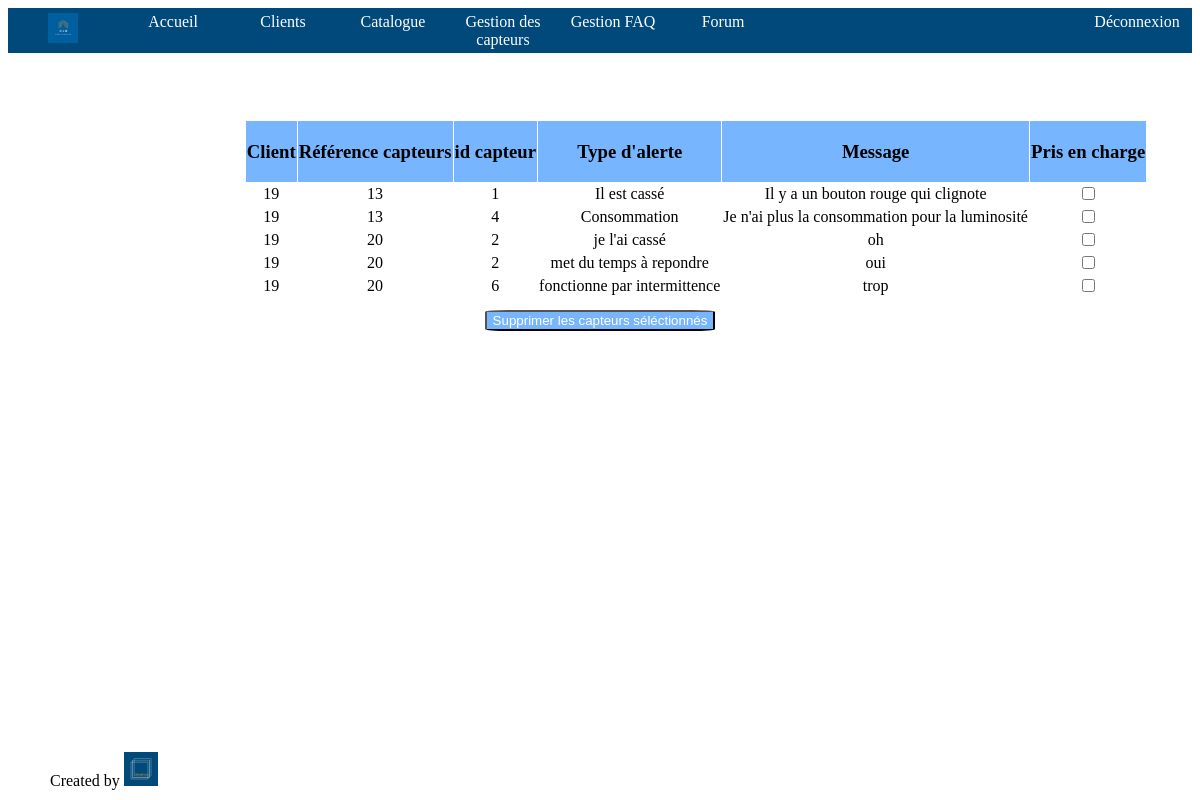
/indexAdmin.php?action=sensorsGestion (signed in), run on the app's committed database.
### tables this page shows
CREATE TABLE `alerte` (
  `idAlert` int(255) NOT NULL,
  `idCapteur` int(255) NOT NULL,
  `idRoom` int(255) NOT NULL,
  `typeAlerte` varchar(1000) NOT NULL,
  `message` text NOT NULL
);

CREATE TABLE `capteur` (
  `idCapteur` int(11) NOT NULL,
  `idRoom` int(11) NOT NULL,
  `consommation` int(11) NOT NULL,
  `type` varchar(255) NOT NULL,
  `idProduit` int(11) NOT NULL
);

### controllers/controllerAdmin.php (called while the page is built, shortened)
<?php
require "models/modelAdmin.php";
function sensorsGestion(){
    $clients[] = Array();
    $idCapteurs[] = Array();
    $typeAlertes[] = Array();
    $idAlertes[] = Array();
    $idProducts[] = Array();
    $messages[] = Array();
    $sensorsGs = getSensorsGestionList()->fetchAll();
    foreach ($sensorsGs as $sensorsG) {
        $idCapteurs[] = $sensorsG['idCapteur'];
        $typeAlertes[] = $sensorsG['typeAlerte'];
        $messages[] = $sensorsG['message'];
        $idAlertes[] = $sensorsG['idAlert'];
        $idRoom=$sensorsG['idRoom'];
        $typeProduit= getIdProduct($sensorsG['idCapteur']) -> fetchAll();
        foreach ($typeProduit as $t) {
            $idProducts[] = $t['idProduit'];
        }
        $client = getClientId($idRoom)->fetchAll();
        foreach ($client as $c) {
        $clients[] = $c['idClient'];
        }
    }
    require"views/sensorsGestion.php";
}

### models/modelAdmin.php (called while the page is built, shortened)
<?php
function getSensorsGestionList(){
    $db = dbConnect();
    $req = $db->prepare("SELECT * FROM alerte");
    $req->execute();
    return $req;
}
function getClientId($idRoom){
    $db =dbConnect();
    $req = $db->prepare("SELECT * FROM house JOIN room ON house.idHouse=room.idHouse  WHERE room.idRoom= :idRoom ");
    $req->bindParam("idRoom", $idRoom);
    $req->execute();
    return $req;
}
function getIdProduct($idCapteur){
    $db =dbConnect();
    $req = $db->prepare("SELECT * FROM capteur JOIN alerte ON capteur.idCapteur=alerte.idCapteur  WHERE alerte.idCapteur= :idCapteur ");
    $req->bindParam("idCapteur", $idCapteur);
    $req->execute();
    return $req;
}

### views/sensorsGestion.php (the view, shortened to what this page needs)
<!DOCTYPE html>
<html>
<head>
    <link rel="stylesheet" type="text/css" href="designs/css/sensorsGestion.css" />
</head>
<body>
<header>
    <?php require "headerAdmin.php";?>
</header>
<section>
    <h1> Gestion des capteurs </h1>
    <form method="post" action="indexAdmin.php?action=deleteAlerte">
    <table>
        <thead>
        <tr>
            <td><h3>Client</h3></td>
            <td><h3>Référence capteurs</h3></td>
            <td><h3>id capteur</h3></td>
            <td><h3>Type d'alerte</h3></td>
            <td><h3>Message</h3></td>
            <td><h3>Pris en charge</h3></td>
        </tr>
        </thead>
        <tbody>
        <?php foreach ($sensorsGs as $key =>$sensorsG) { ?>
            <tr>
                <td>
                    <?= $clients[$key+1];?>
                </td>
                <td>
                    <?= $idProducts[$key+1];?>
                </td>
                <td>
                    <?= $idCapteurs[$key+1];?>
                </td>
                <td>
                    <?= $typeAlertes[$key+1];?>
                </td>
                <td>
                    <?= $messages[$key+1];?>
                </td>
                <td>
                    <input type="checkbox" name="delete" id="delete" value="<?= $idAlertes[$key+1];?>"><br>
                </td>
            </tr>
        <?php } ?>
        </tbody>
    </table>
    </form>
    <button id="myBtn">Supprimer les capteurs séléctionnés</button>
</section>
<footer>
    <?php require "footer.php";?>
</footer>
</body>
</html>

### indexAdmin.php (shortened to what this page needs)
<?php
require "controllers/controllerAdmin.php";
if(isset($_GET["action"])){
    $action = htmlspecialchars($_GET["action"]);
    switch ($action) {
        case 'sensorsGestion':
            sensorsGestion();
            break;
    }
} else {
    signin();
}

### views/headerAdmin.php (shortened to what this page needs)
<!DOCTYPE html>
<html>
<head>
    <link rel="stylesheet" href="./designs/css/header.css" />
</head>
<body>
<header>
    <nav>
        <div id="menu">
            <ul>
                <li><a href="indexAdmin.php?action=dashboardAdmin"><img src="./designs/pictures/G4B.jpg" id="logo"></a></li>
                <li><a href="indexAdmin.php?action=dashboardAdmin">Accueil</a></li>
                <li><a href="indexAdmin.php?action=clients">Clients</a>
                <li><a href="indexAdmin.php?action=catalogueAdmin">Catalogue</a>
                <li><a href="indexAdmin.php?action=sensorsGestion">Gestion des capteurs</a>
                <li><a href="indexAdmin.php?action=faqAdmin">Gestion FAQ</a>
                <li><a href="indexAdmin.php?action=forum">Forum</a></li>
                <li><a href="indexAdmin.php?action=deconnexion">Déconnexion</a></li>
            </ul>
        </div>
    </nav>
</header>
</body>
</html>

### views/footer.php (shortened to what this page needs)
<!DOCTYPE html>
<html>
<head>
    <link rel="stylesheet" type="text/css" href="./designs/css/footer.css" />
</head>
<body>
<footer>
    <p>
    <ul>
        <li>Created by <img src="designs/pictures/logo.jpg" class="logo"></li>
    </ul>
    </p>
</footer>
</body>
</html>

### designs/css/sensorsGestion.css (style rules this page uses)
section { text-align: center; padding-bottom: 5%; }
h1 { color:white; text-align: center; }
table { border-collapse: collapse; text-align: center; margin-left: 20%; }
td { border: 1px solid white; text-align: center; }
thead { background-color:#77B5FE; text-align: center; }
a { text-decoration: none; color:white; }
#myBtn { margin-top: 1%; background-color:#77B5FE; border-radius: 10%; color:white; }

### designs/css/header.css (style rules this page uses)
header { position: relative; margin: 0; font-family: LibreBaskerville; background-color:#00497A; }
header #menu ul { margin:0; padding:0; list-style-type:none; text-align:center; background-color:#00497A; overflow:hidden; }
header #menu li { float:left; margin:auto; padding:0; background-color:#00497A; text-align: center; }
header #menu li a { display:block; width:100px; height:35px; color:white; text-decoration:none; padding:5px; }
header #menu li:last-child { float:right; }
header #logo { width: 30px; height: 30px; }

### designs/css/footer.css (style rules this page uses)
footer { background-color: white; position:fixed; bottom:0; left:0; width: 100%; height: 8%; }
footer ul { list-style: none; background-color: white; }
footer ul li { display: inline; margin-left: 10px; text-decoration: none; margin-top: auto; margin-bottom: auto; background-color: white; }
footer li:last-child { float: left; color: black; }
.logo { height: 4%; width: 4%; }

### data on the page
alerte: key "19", key "13", key "1", key "Il est cassé", key "Il y a un bouton rouge qui clignote"
alerte: key "19", key "13", key "4", key "Consommation", key "Je n'ai plus la consommation pour la luminosité", idAlert "2"
alerte: key "19", key "20", key "je l'ai cassé", key "oh"
alerte: key "19", key "20", key "met du temps à repondre", key "oui"
alerte: key "19", key "20", key "fonctionne par intermittence", key "trop"
capteur: idRoom "6"
